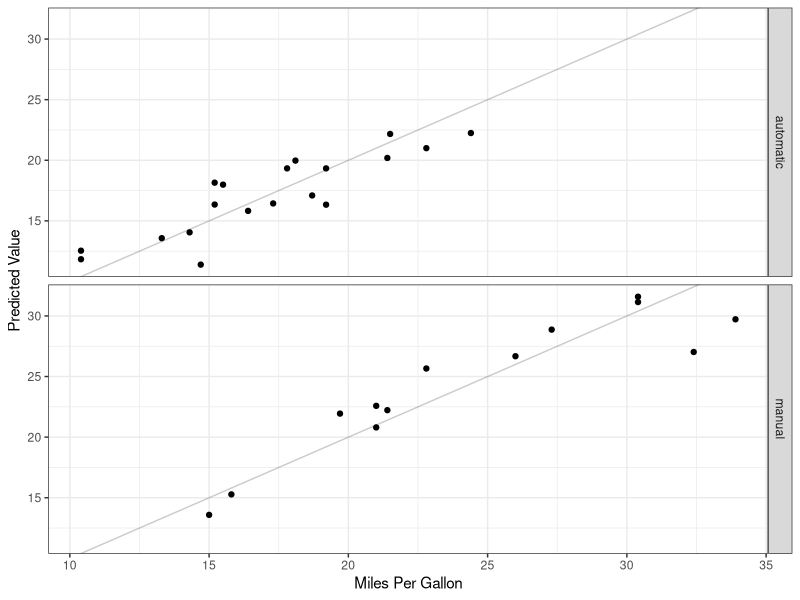
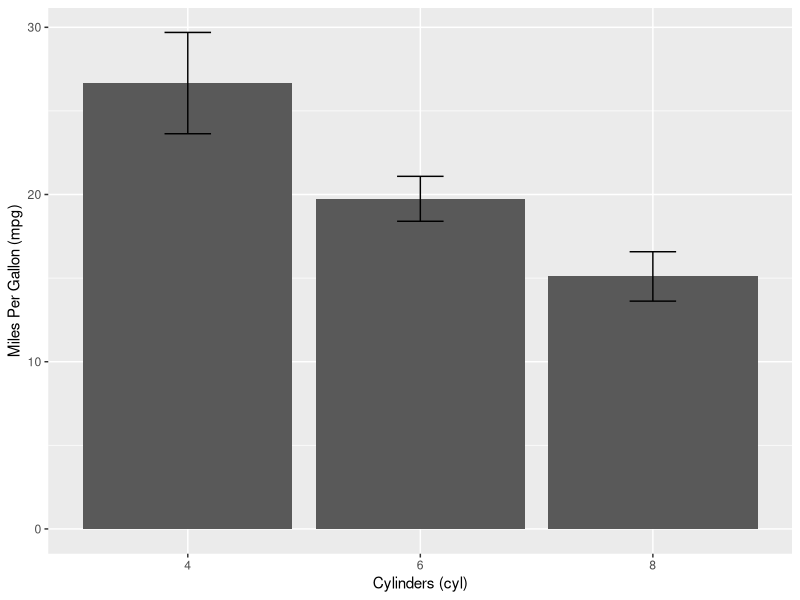
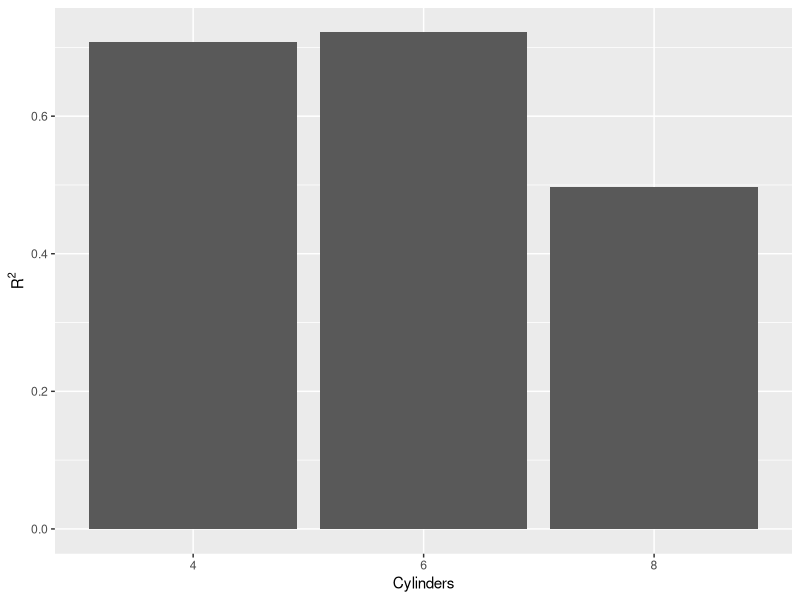
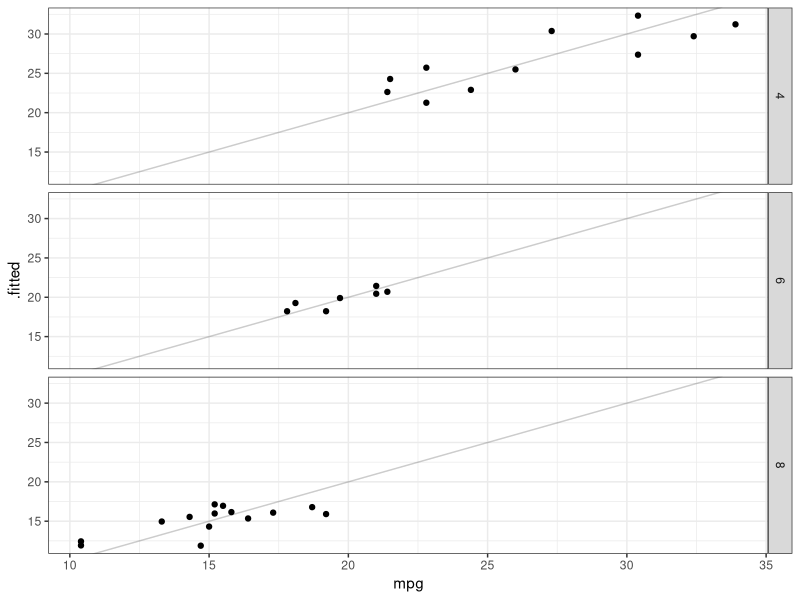

These charts were generated, in order, by the following R code:
library(tidyverse)
library(broom)

mtcars %>%
  nest(-am) %>%
  mutate(am = factor(am, levels = c(0, 1), labels = c("automatic", "manual")),
         fit = map(data, ~ lm(mpg ~ hp + wt + disp, data = .)),
         results = map(fit, augment)) %>%
  unnest(results) %>%
  ggplot(aes(x = mpg, y = .fitted)) +
  geom_abline(intercept = 0, slope = 1, alpha = .2) +  # Line of perfect fit
  geom_point() +
  facet_grid(am ~ .) +
  labs(x = "Miles Per Gallon", y = "Predicted Value") +
  theme_bw()


mtcars %>% nest(-cyl)


d <- mtcars %>% nest(-cyl)
d$data[d$cyl == 4]


mtcars %>% nest(-cyl, -am)


mtcars %>%
  nest(-cyl) %>%
  mutate(fit = map(data, ~ t.test(.$mpg)))


d <- mtcars %>%
  nest(-cyl) %>%
  mutate(fit = map(data, ~ t.test(.$mpg)))

d$fit[d$cyl == 4]


mtcars %>%
  nest(-cyl) %>%
  mutate(fit = map(data, ~ t.test(.$mpg)),
         p   = map_dbl(fit, "p.value"))


mtcars %>%
  nest(-cyl) %>%
  mutate(fit = map(data, ~ t.test(.$mpg)),
         results = map(fit, glance))


mtcars %>%
  nest(-cyl) %>%
  mutate(fit = map(data, ~ t.test(.$mpg)),
         results = map(fit, glance)) %>%
  unnest(results)


mtcars %>%
  nest(-cyl) %>%
  mutate(fit = map(data, ~ t.test(.$mpg)),
         results = map(fit, glance)) %>%
  unnest(results) %>%
  ggplot(aes(x = factor(cyl), y = estimate)) +
  geom_bar(stat = "identity") +
  geom_errorbar(aes(ymin = conf.low, ymax = conf.high), width = .2) +
  labs(x = "Cylinders (cyl)", y = "Miles Per Gallon (mpg)")



mtcars %>%
  nest(-cyl) %>%
  mutate(fit = map(data, ~ lm(mpg ~ hp + wt + disp, data = .)))



mtcars %>%
  nest(-cyl) %>%
  mutate(fit = map(data, ~ lm(mpg ~ hp + wt + disp, data = .)),
         results = map(fit, glance)) %>%
  unnest(results)



mtcars %>%
  nest(-cyl) %>%
  mutate(fit = map(data, ~ lm(mpg ~ hp + wt + disp, data = .)),
         results = map(fit, glance)) %>%
  unnest(results) %>%
  ggplot(aes(x = factor(cyl), y = r.squared)) +
  geom_bar(stat = "identity") +
  labs(x = "Cylinders", y = expression(R^{2}))




mtcars %>%
  nest(-cyl) %>%
  mutate(fit = map(data, ~ lm(mpg ~ hp + wt + disp, data = .)),
         results = map(fit, augment))



mtcars %>%
  nest(-cyl) %>%
  mutate(fit = map(data, ~ lm(mpg ~ hp + wt + disp, data = .)),
         results = map(fit, augment)) %>%
  unnest(results)



mtcars %>%
  nest(-cyl) %>%
  mutate(fit = map(data, ~ lm(mpg ~ hp + wt + disp, data = .)),
         results = map(fit, augment)) %>%
  unnest(results) %>%
  ggplot(aes(x = mpg, y = .fitted)) +
  geom_abline(intercept = 0, slope = 1, alpha = .2) +  # Line of perfect fit
  geom_point() +
  facet_grid(cyl ~ .) +
  theme_bw()


